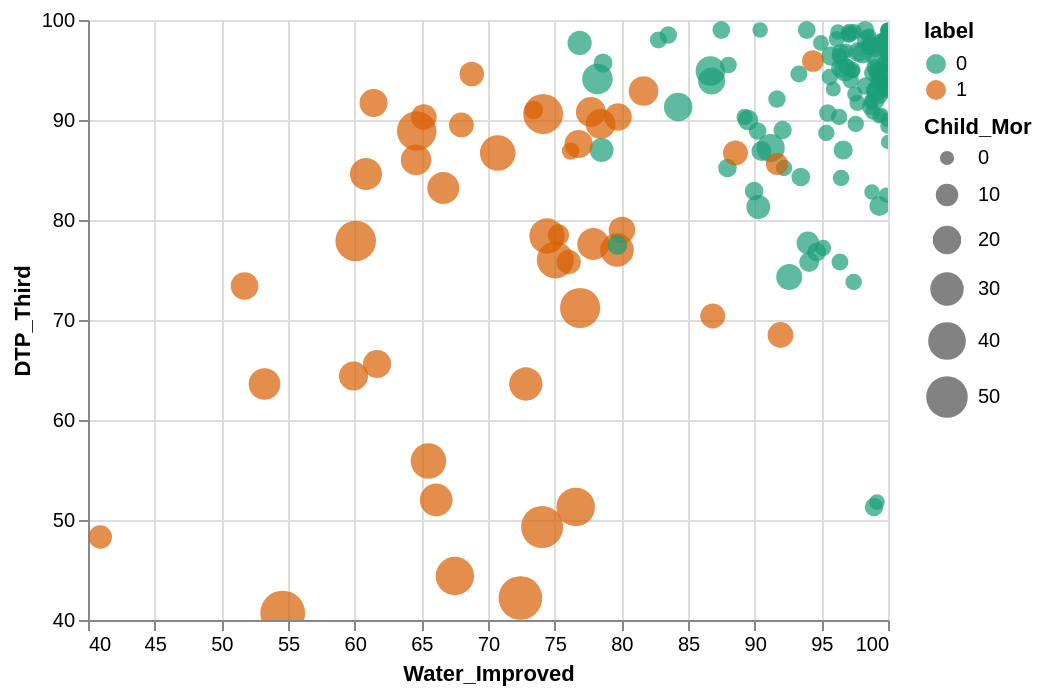

Vega-Lite specification stored for this chart:
### Vega-Lite specification from a JSON file in a GitHub repository (floating-point values rounded to 4 significant figures; data arrays with more than 128 entries replaced by an {"elided": "..."} marker saying what was removed)
{"config": {"view": {"continuousWidth": 400, "continuousHeight": 300}}, "data": {"name": "data-45c08c2180a8ab34bf401dd5a541172b"}, "mark": "circle", "encoding": {"color": {"type": "nominal", "field": "label", "scale": {"scheme": "dark2"}}, "size": {"type": "quantitative", "field": "Child_Mor", "scale": {"range": [50, 500]}}, "tooltip": [{"type": "nominal", "field": "Country"}, {"type": "nominal", "field": "Continent"}, {"type": "quantitative", "field": "Child_Mor"}, {"type": "quantitative", "field": "Water_Improved"}, {"type": "quantitative", "field": "Open_Defecation"}, {"type": "quantitative", "field": "DTP_Third"}, {"type": "quantitative", "field": "label"}], "x": {"type": "quantitative", "field": "Water_Improved", "scale": {"zero": false}}, "y": {"type": "quantitative", "field": "DTP_Third", "scale": {"zero": false}}}, "selection": {"selector001": {"type": "interval", "bind": "scales", "encodings": ["x", "y"]}}, "$schema": "https://vega.github.io/schema/vega-lite/v4.8.1.json", "datasets": {"data-45c08c2180a8ab34bf401dd5a541172b": {"elided": "177 records"}}}
